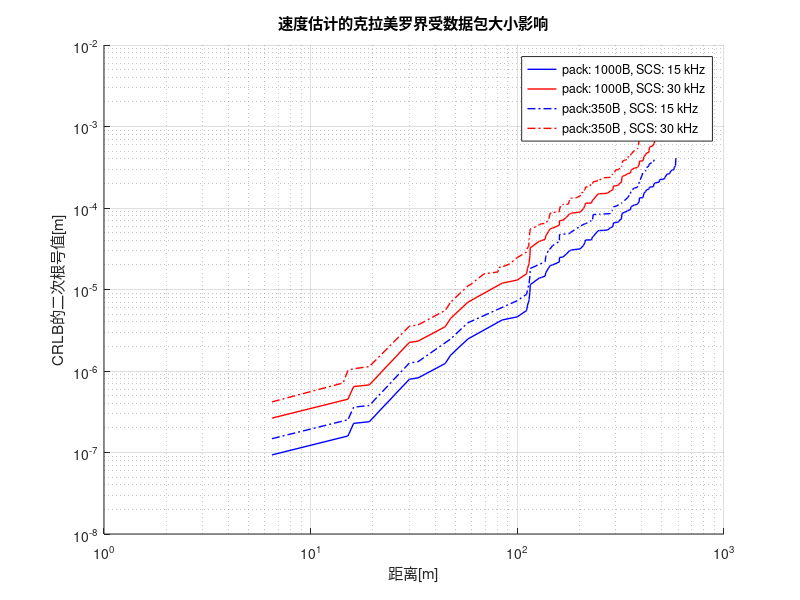

Reproduce this figure in MATLAB.
%实验2：raw=100 density=30 MCS=5 BW=40 v=40 
CRLB_15kHz_350B=[1.77914107980376e-08
2.13101609248206e-11
4.31470272015790e-08
1.05333421958042e-07
4.96204613308931e-08
1.18708258187140e-08
1.92106747593009e-10
5.20312640439515e-09
9.99279317852606e-08
1.98919001644968e-09
8.66395277821645e-08
1.64569833163032e-09
3.75941657366194e-10
4.75001779647371e-08
5.68744143029709e-14
7.10617918143619e-09
2.58350246918372e-10
3.88630103490260e-08
9.02567298346712e-09
4.75992973334873e-10
1.42854349522047e-09
4.81358518098890e-09
5.52241093056597e-08
2.75700878453464e-09
8.16040649545996e-08
1.64433372718699e-09
4.31252587540506e-09
3.42052556338130e-09
5.50475077944238e-08
8.56267706804576e-11
1.11400054283987e-07
5.66689465380928e-11
6.28033569478452e-13
1.41236235657020e-08
3.89066988910673e-10
1.29605600336698e-08
7.37874512006443e-10
3.04067549708130e-11
2.91850935603865e-09
8.98836288450833e-10
6.77068784747125e-13
3.24119255224672e-08
9.93215442505873e-10
2.80452182929866e-09
1.96328104355455e-09
6.88333636927107e-08
2.81742181434886e-09
1.09574309891845e-08
2.86885658390085e-08
6.84054929486003e-08
6.09517080713498e-12
9.34246125882258e-10
1.23649150655378e-08
8.39079715086405e-08
5.18878462743592e-14
2.45104520353800e-12
1.31482288524286e-10
6.09800916061874e-10
2.54425479236774e-14
4.39612235988142e-09
5.17311428369701e-09
8.72257737692679e-15
8.68395180593478e-09
8.61985945200253e-08
1.79043304444653e-11
2.52817495822749e-08
3.34102521311515e-08
1.66869663886781e-07
7.10525664409580e-08
4.14614595439814e-11
8.46070119850979e-09
4.08474500584596e-08
3.43267798906910e-09
3.00756306792084e-08
1.21769146508713e-09
4.00405581426876e-10
2.81167439683919e-08
6.28033569478452e-13
1.52899378117622e-12
7.72019985054268e-09
1.97170818058611e-10
3.31563619662403e-09
4.56204759840100e-09
5.40468421964633e-11
8.80281134216750e-10
5.40687171851511e-09
2.27837531591423e-08
3.34857714392611e-10
5.16299355707058e-08
6.12515902151157e-10
1.05028181462500e-08
7.59963123664473e-09
4.14143977708720e-08
2.13782390100647e-10
6.22059396027918e-10
1.78338972939049e-08];
d1 = [383.650973859714
113.981119489195
434.091487470337
487.540619326744
545.459342455788
487.316021944766
141.624876341305
341.385784812784
559.858575522930
299.914212504726
545.499883594206
201.422387176530
137.218232410142
464.618100048176
16.1418205805366
352.231193429596
143.504881327749
417.204723022133
318.813299980547
159.828296362033
245.715651573293
282.521198753090
368.994680087512
212.110283535199
485.787737865356
180.405419998917
291.742935086635
232.677458081633
553.764587823146
99.8974986758438
581.582440396839
115.506732271100
30.0280287069113
381.107050577529
114.999964502988
390.086691563739
159.804956407242
136.359909114012
287.089217060905
249.712537966041
33.1019825913592
432.310518956577
213.889423526496
178.365090033596
228.246138392593
572.273916592831
309.121303374154
422.132027328325
356.658021841411
455.565801793632
47.5934381385748
159.985121469080
404.867401931998
562.417975586493
19.2097317137642
57.6017783524938
148.121289197948
110.799493880953
15.1513369414963
231.193377519477
317.913462265024
6.49486952090310
354.890313272557
585.121735146049
84.4996584517619
463.033080833486
516.545318419570
574.401348777250
458.180389357527
112.061355198346
312.545441356544
530.916609167635
328.954250200905
516.557959967444
172.665071299392
165.927574086630
435.823371807245
30.0280287069113
44.7601960225328
323.023941808503
113.948566284887
388.185269673366
289.579338833687
130.685210597700
274.253621362576
311.234686054588
339.965202433217
182.738415332755
514.853879333174
209.342033786256
320.785451093074
261.860918148225
582.591030672742
127.801240864780
144.435595437895
409.880344131471];

CRLB_30kHz_350B=[1.42331286384301e-07
1.70481287398565e-10
3.45176217612633e-07
8.42667375664337e-07
9.49666065497123e-08
1.53685398074407e-09
4.16250112351612e-08
1.59135201315974e-08
1.31655866530426e-08
3.00753325892955e-09
3.80001423717897e-07
4.54995314423767e-13
5.68494334514895e-08
2.06680197534698e-09
3.10904082792208e-07
7.22053838677370e-08
3.80794378667899e-09
1.14283479617638e-08
3.85086814479112e-08
4.41792874445278e-07
2.20560702762771e-08
6.52832519636797e-07
1.31546698174959e-08
3.45002070032405e-08
2.73642045070505e-08
6.85014165443661e-10
4.53351572304743e-10
5.02426855582761e-12
1.12988988525616e-07
3.11253591128539e-09
1.03684480269358e-07
5.90299609605154e-09
2.43254039766504e-10
2.33480748483092e-08
7.19069030760666e-09
5.41655027797700e-12
2.59295404179738e-07
7.94572354004699e-09
2.24361746343893e-08
1.57062483484364e-08
2.25393745147909e-08
8.76594479134760e-08
2.29508526712068e-07
5.47243943588802e-07
4.87613664570798e-11
7.47396900705807e-09
9.89193205243022e-08
4.15102770194874e-13
1.96083616283040e-11
1.05185830819429e-09
4.87840732849499e-09
2.03540383389419e-13
3.51689788790514e-08
4.13849142695761e-08
6.97806190154144e-14
6.94716144474782e-08
1.43234643555723e-10
2.02253996658199e-07
5.68420531527664e-07
3.31691676351851e-10
6.76856095880783e-08
2.74614239125528e-08
9.74153172069704e-09
3.20324465141501e-09
2.24933951747135e-07
5.02426855582761e-12
1.22319502494098e-11
6.17615988043414e-08
1.57736654446889e-09
2.65250895729922e-08
3.64963807872080e-08
4.32374737571706e-10
7.04224907373400e-09
4.32549737481209e-08
1.82270025273139e-07
2.67886171514089e-09
4.90012721720925e-09
8.40225451700001e-08
6.07970498931579e-08
1.71025912080517e-09
4.97647516822335e-09
1.42671178351239e-07];
d2 = [383.650973859714
113.981119489195
434.091487470337
487.540619326744
487.316021944766
141.624876341305
341.385784812784
299.914212504726
201.422387176530
137.218232410142
464.618100048176
16.1418205805366
352.231193429596
143.504881327749
417.204723022133
318.813299980547
159.828296362033
245.715651573293
282.521198753090
368.994680087512
212.110283535199
485.787737865356
180.405419998917
291.742935086635
232.677458081633
99.8974986758438
115.506732271100
30.0280287069113
381.107050577529
114.999964502988
390.086691563739
159.804956407242
136.359909114012
287.089217060905
249.712537966041
33.1019825913592
432.310518956577
213.889423526496
178.365090033596
228.246138392593
309.121303374154
422.132027328325
356.658021841411
455.565801793632
47.5934381385748
159.985121469080
404.867401931998
19.2097317137642
57.6017783524938
148.121289197948
110.799493880953
15.1513369414963
231.193377519477
317.913462265024
6.49486952090310
354.890313272557
84.4996584517619
463.033080833486
458.180389357527
112.061355198346
312.545441356544
328.954250200905
172.665071299392
165.927574086630
435.823371807245
30.0280287069113
44.7601960225328
323.023941808503
113.948566284887
388.185269673366
289.579338833687
130.685210597700
274.253621362576
311.234686054588
339.965202433217
182.738415332755
209.342033786256
320.785451093074
261.860918148225
127.801240864780
144.435595437895
409.880344131471];

% CRLB_60kHz_350B=[0.0150 0.0334 0.0752 0.1337 0.2063 ];
% d3 = [];

CRLB_15kHz_1000B = [4.44785269950941e-08
5.32754023120516e-11
1.07867568003948e-07
4.80266868982522e-10
1.30078160109879e-08
4.97297504112419e-09
4.11424582907580e-09
9.39854143415484e-10
1.18750444911843e-07
1.42186035757427e-13
1.77654479535905e-08
6.45875617295930e-10
9.71575258725649e-08
2.25641824586678e-08
1.18998243333718e-09
3.57135873805117e-09
1.20339629524722e-08
1.38060273264149e-07
6.89252196133660e-09
4.11083431796746e-09
1.07813146885126e-08
8.55131390845326e-09
2.14066926701144e-10
1.41672366345232e-10
1.57008392369613e-12
3.53090589142550e-08
9.72667472276684e-10
3.24014000841744e-08
1.84468628001611e-09
7.60168874270325e-11
7.29627339009663e-09
2.24709072112708e-09
1.69267196186781e-12
8.10298138061680e-08
2.48303860626468e-09
7.01130457324664e-09
4.90820260888638e-09
7.04355453587215e-09
2.73935774729612e-08
7.17214145975213e-08
1.71013732371501e-07
1.52379270178374e-11
2.33561531470565e-09
3.09122876638444e-08
1.29719615685898e-13
6.12761300884500e-12
3.28705721310714e-10
1.52450229015468e-09
6.36063698091934e-14
1.09903058997036e-08
1.29327857092425e-08
2.18064434423170e-14];
d4 = [383.650973859714
113.981119489195
434.091487470337
141.624876341305
341.385784812784
299.914212504726
201.422387176530
137.218232410142
464.618100048176
16.1418205805366
352.231193429596
143.504881327749
417.204723022133
318.813299980547
159.828296362033
245.715651573293
282.521198753090
368.994680087512
212.110283535199
180.405419998917
291.742935086635
232.677458081633
99.8974986758438
115.506732271100
30.0280287069113
381.107050577529
114.999964502988
390.086691563739
159.804956407242
136.359909114012
287.089217060905
249.712537966041
33.1019825913592
432.310518956577
213.889423526496
178.365090033596
228.246138392593
309.121303374154
422.132027328325
356.658021841411
455.565801793632
47.5934381385748
159.985121469080
404.867401931998
19.2097317137642
57.6017783524938
148.121289197948
110.799493880953
15.1513369414963
231.193377519477
317.913462265024
6.49486952090310];

CRLB_30kHz_1000B = [3.55828215960753e-07
4.26203218496413e-10
3.84213495186018e-09
1.04062528087903e-07
3.97838003289935e-08
3.29139666326064e-08
7.51883314732387e-09
1.13748828605942e-12
1.42123583628724e-07
5.16700493836744e-09
1.80513459669342e-07
9.51985946669747e-09
2.85708699044094e-08
9.62717036197779e-08
1.10448218611319e-06
5.51401756906928e-08
3.28866745437397e-08
8.62505175081012e-08
6.84105112676261e-08
1.71253541360915e-09
1.13337893076186e-09
1.25606713895690e-11
2.82472471314040e-07
7.78133977821347e-09
2.59211200673395e-07
1.47574902401289e-08
6.08135099416260e-10
5.83701871207731e-08
1.79767257690167e-08
1.35413756949425e-11
1.98643088501175e-08
5.60904365859731e-08
3.92656208710910e-08
5.63484362869772e-08
5.73771316780170e-07
1.21903416142700e-10
1.86849225176452e-08
1.03775692548718e-12
4.90209040707600e-11
2.62964577048571e-09
1.21960183212375e-08
5.08850958473548e-13
8.79224471976285e-08
1.03462285673940e-07
1.74451547538536e-13
1.73679036118696e-07
3.58086608889306e-10
8.29229190879628e-10
1.69214023970196e-07
6.86535597813819e-08
2.43538293017426e-08
8.00811162853752e-09
1.25606713895690e-11
3.05798756235244e-11
1.54403997010854e-07
3.94341636117222e-09
6.63127239324805e-08
9.12409519680200e-08
1.08093684392927e-09
1.76056226843350e-08
1.08137434370302e-07
4.55675063182846e-07
6.69715428785223e-09
1.22503180430231e-08
2.10056362925000e-07
1.51992624732895e-07
4.27564780201293e-09
1.24411879205584e-08
3.02722917450213e-09
4.11316029623804e-09
1.34670142113109e-10
1.48899565381437e-09
2.41194220720983e-10
8.12651699724460e-09
2.93733469616218e-08
1.28211153675459e-12
1.46887979872270e-07
3.48455504128240e-10
2.55857320896647e-08
4.17297261530131e-09
1.61456816334249e-08
1.13174771568404e-08
2.14950520860150e-07
3.10541875304464e-07
3.92656208710910e-08
2.36424876071701e-08
1.84876637216166e-07
1.69827936614992e-08
4.67318994876675e-08
2.69843995285350e-10
4.37188974934679e-08
4.86366862824380e-08
3.87491262351644e-08];
d5 = [383.650973859714
113.981119489195
141.624876341305
341.385784812784
299.914212504726
201.422387176530
137.218232410142
16.1418205805366
352.231193429596
143.504881327749
318.813299980547
159.828296362033
245.715651573293
282.521198753090
368.994680087512
212.110283535199
180.405419998917
291.742935086635
232.677458081633
99.8974986758438
115.506732271100
30.0280287069113
381.107050577529
114.999964502988
390.086691563739
159.804956407242
136.359909114012
287.089217060905
249.712537966041
33.1019825913592
213.889423526496
178.365090033596
228.246138392593
309.121303374154
356.658021841411
47.5934381385748
159.985121469080
19.2097317137642
57.6017783524938
148.121289197948
110.799493880953
15.1513369414963
231.193377519477
317.913462265024
6.49486952090310
354.890313272557
84.4996584517619
112.061355198346
312.545441356544
328.954250200905
172.665071299392
165.927574086630
30.0280287069113
44.7601960225328
323.023941808503
113.948566284887
388.185269673366
289.579338833687
130.685210597700
274.253621362576
311.234686054588
339.965202433217
182.738415332755
209.342033786256
320.785451093074
261.860918148225
127.801240864780
144.435595437895
113.560188826168
162.052684045569
68.9220652853857
91.9098576025365
59.6514077831511
196.131149784440
204.138625954726
14.3590680682180
344.086081554359
81.2790004697612
193.989120433697
128.419513877920
227.390516643879
181.338948518689
385.877994506551
388.146194821955
228.246138392593
176.622570306306
334.194767675321
209.575170051712
284.661474553663
80.5421087718171
338.745009734366
213.097293723217
223.094120890099];

% CRLB_60kHz_1000B = [0.0212 0.0473 0.1064 0.1891 0.2954];
% d6 = [];

% 绘图
figure;
hold on;
loglog(sort(d1), sort(sqrt(CRLB_15kHz_350B)), 'b-', 'linewidth',1,'MarkerFaceColor', 'blue', 'DisplayName', 'pack: 1000B, SCS: 15 kHz');
loglog(sort(d2), sort(sqrt(CRLB_30kHz_350B)), 'r-', 'linewidth',1 , 'MarkerFaceColor', 'red', 'DisplayName', 'pack: 1000B, SCS: 30 kHz');
%loglog(sort(d3), sort(sqrt(CRLB_60kHz_350B)), 'black-s', 'linewidth',1 , 'MarkerFaceColor', 'black', 'DisplayName', 'pack: 350B, SCS: 60 kHz');

loglog(sort(d4), sort(sqrt(CRLB_15kHz_1000B)), 'b-.', 'linewidth',1 , 'MarkerFaceColor', 'blue', 'DisplayName', 'pack:350B , SCS: 15 kHz');
loglog(sort(d5), sort(sqrt(CRLB_30kHz_1000B)), 'r-.', 'linewidth',1 , 'MarkerFaceColor', 'red', 'DisplayName', 'pack:350B , SCS: 30 kHz');
%loglog(sort(d6), sort(sqrt(CRLB_60kHz_1000B)), 'black--s', 'linewidth',1 , 'MarkerFaceColor', 'black', 'DisplayName', 'pack:1000B , SCS: 60 kHz')

hold off;

% 设置图例
legend('Location', 'best');

% 设置坐标轴标签
xlabel('距离[m]');
ylabel('CRLB的二次根号值[m]');

% 设置标题
title('速度估计的克拉美罗界受数据包大小影响');

% 网格显示
grid on;
set(gca, 'XScale', 'log', 'YScale', 'log'); % 确保坐标轴是对数刻度